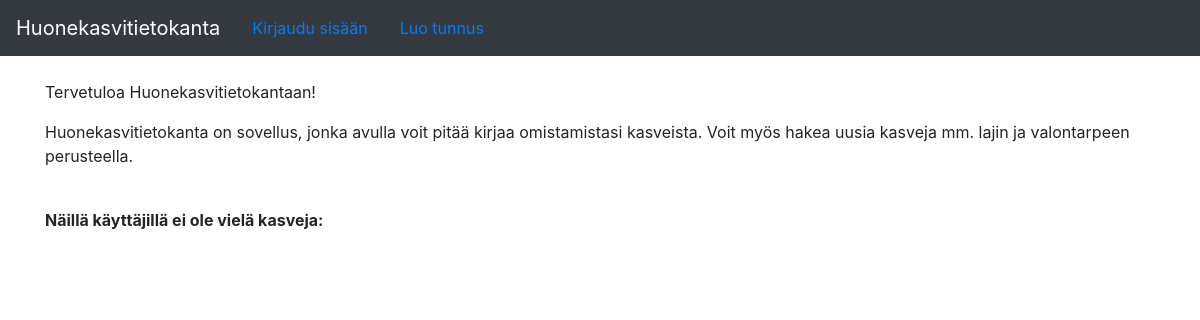
Before: / with the older database file.
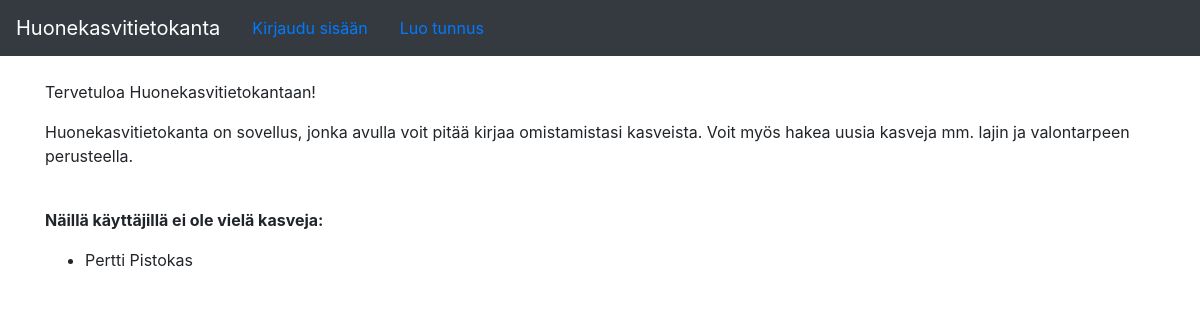
After: the same page with the newer database file.
### application/auth/models.py (models this page shows, shortened)
class User(db.Model):
    __tablename__ = "account"
    id = db.Column(db.Integer, primary_key=True)
    date_created = db.Column(db.DateTime, default=db.func.current_timestamp())
    date_modified = db.Column(db.DateTime, default=db.func.current_timestamp(),
                              onupdate=db.func.current_timestamp())
    name = db.Column(db.String(144), nullable=False)
    username = db.Column(db.String(144), nullable=False)
    password = db.Column(db.String(144), nullable=False)
    plants = db.relationship("Plant", backref='account', lazy=True)
    @staticmethod
    def find_users_with_no_plants():
        stmt = text("SELECT Account.id, Account.name FROM Account"
                     " LEFT JOIN Plant ON Plant.account_id = Account.id"
                     " GROUP BY Account.id"
                     " HAVING COUNT(Plant.id) = 0")
        res = db.engine.execute(stmt)
        response = []
        for row in res:
            response.append({"name":row[1]})
        return response

### application/views.py (the view)
@app.route('/')
def index():
    return render_template("index.html", no_plants=User.find_users_with_no_plants())

### application/templates/index.html
{% extends "layout.html" %}
{% block body %}
  <p>
  Tervetuloa Huonekasvitietokantaan!</p>
<p>
  Huonekasvitietokanta on sovellus, jonka avulla voit pitää kirjaa omistamistasi kasveista. Voit myös hakea uusia kasveja mm. lajin ja valontarpeen perusteella.
  </p>
  {% if no_plants is defined %}
<p>
  <br>
   <strong>Näillä käyttäjillä ei ole vielä kasveja:</strong>
</p>
<ul>
  {% for user in no_plants %}
  <li>
    {{user.id}} {{user.name}}
  </li>
  {% endfor %}
</ul>
{% endif %}
{% endblock %}

### application/templates/layout.html (shortened to what this page needs)
<!DOCTYPE html>
<html>
  <head>
    <link rel="stylesheet" href="https://maxcdn.bootstrapcdn.com/bootstrap/4.0.0/css/bootstrap.min.css">
  </head>
  <body>
      <nav class="navbar navbar-expand-md navbar-dark bg-dark mb-4">
          <a class="navbar-brand" href="#">Huonekasvitietokanta</a>
                  <div class="form-inline mt-2 mt-md-0">
              {% if current_user.is_authenticated %}
              <a href="{{ url_for('auth_logout') }}">Hei, {{ current_user.name }} -- Kirjaudu ulos</a>
              {% else %}
              </li><a class= "nav-link" href="{{ url_for('auth_login') }}">Kirjaudu sisään</a>
              <a class="nav-link" href="{{ url_for('auth_new') }}">Luo tunnus</a>
              {% endif %}
                  </div>
              </nav>
<main role="main" class="container">
    {% block body %}{% endblock %}
  </body>
</html>

Changed rows visible on the page:
added User: name "Pertti Pistokas"
